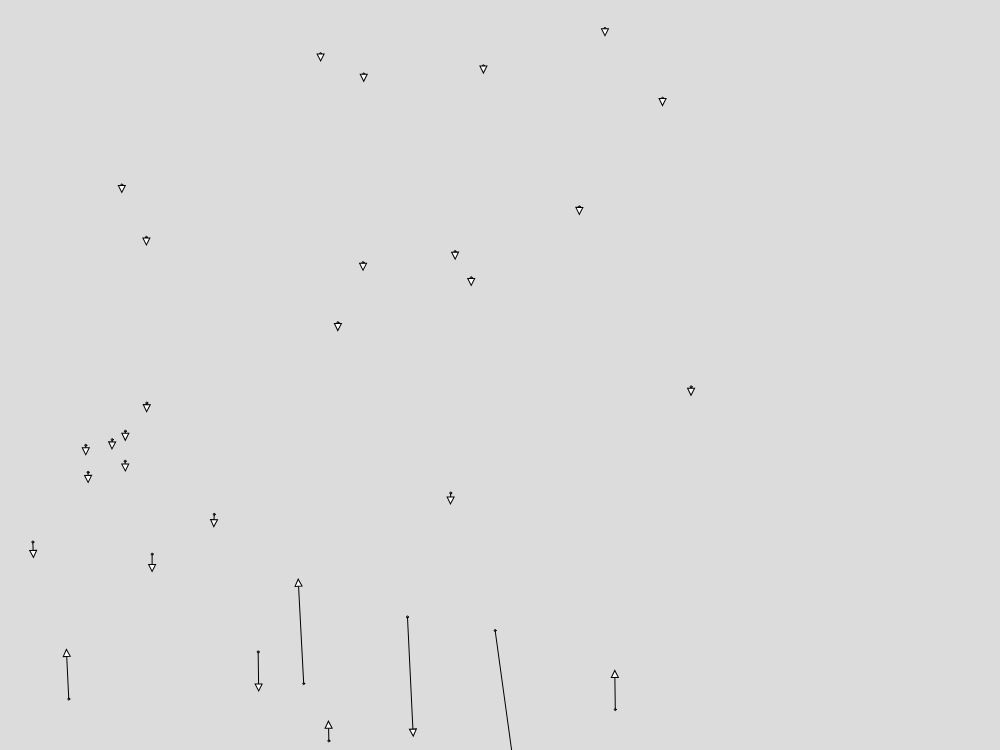
Frame 1 (no input)
Frame 60 (no input): blank canvas, image omitted
Frame 120 (the mouse pressed at the canvas centre since frame 60): blank canvas, image omitted

The p5.js sketch that drew this single still picture (run headless with seeded random() and noise() and a simulated clock; from frame 60 on, the mouse is pressed at the canvas centre):

// p5.js sketch
// ── sketch.js
const WIDTH = 1000;
const HEIGHT = 750;
const TOTAL_BODIES = 40;
const MIN_SPEED = -0.5;
const MAX_SPEED = 0.5;
const MIN_MASS = 10;
const MAX_MASS = 20;
const OUR_GRAVITATIONAL_CONSTANT = -1;
const DRAW_FORCE_VECTOR = true;

let bodies = [];
function setup() {
    createCanvas(WIDTH, HEIGHT);
    for (let i = 0; i < TOTAL_BODIES; i++) {
        bodies.push(new Body(OUR_GRAVITATIONAL_CONSTANT, random(MIN_MASS, MAX_MASS), random(0, WIDTH), random(0, HEIGHT), random(MIN_SPEED, MAX_SPEED), random(MIN_SPEED, MAX_SPEED)));
    }
}

function draw() {
    background(220);

    //appling force
    for (let i = 0; i < bodies.length; i++) {
        for (let j = 0; j < bodies.length; j++) {
            if (i == j) continue;
            bodies[i].apply_force(bodies[j]);
        }
    }

    //update and draw based on force applied
    for (let i = 0; i < bodies.length; i++) {
        bodies[i].update();

        circle(bodies[i].x, bodies[i].y, bodies[i].radius * 2);
            
        //draw arrow for force vector
        if (DRAW_FORCE_VECTOR) {
            let dx = bodies[i].fx;
            let dy = bodies[i].fy;
            let len = sqrt(dx * dx + dy * dy) * 1000;
            let angle = atan2(dy, dx);
            let arrowHead = (center, vec) => {
                push();
                translate(center.x, center.y);
                rotate(angle);
                line(0, 0, len, 0);
                let arrowSize = 7;
                translate(len, 0);
                triangle(0, arrowSize / 2, 0, -arrowSize / 2, arrowSize, 0);
                pop();
            }
            arrowHead({ x: bodies[i].x, y: bodies[i].y }, { dx, dy });
        }
    }

    //collision detection and handling
    for (let i = 0; i < bodies.length - 1; i++) {
        for (let j = i + 1; j < bodies.length; j++) {
            let d = sqrt((bodies[i].x - bodies[j].x) * (bodies[i].x - bodies[j].x) + (bodies[i].y - bodies[j].y) * (bodies[i].y - bodies[j].y));
            if (d < bodies[i].radius + bodies[j].radius) {
                bodies[i].collision(bodies[j]);
                bodies.splice(j, 1);
            }
        }
    }
}
// ── body.js
const G = -100;
class Body {
    constructor(mass, x, y, vx, vy) {
        this.mass = mass;
        this.radius = mass;
        this.x = x;
        this.y = y;
        this.velocity_x = vx;
        this.velocity_y = vy;
    }
    move() {
        this.x += this.velocity_x;
        this.y += this.velocity_y;
    }
    getData() {
        return {
            x: this.x,
            y: this.y,
            mass: this.mass
        }
    }
    apply_force(body) {
        let dx = this.x - body.x;
        let dy = this.y - body.y;
        // sqrt of dx dy
        let dist = sqrt(dx * dx + dy * dy);
        // force = G * m1 * m2 / d^2
        let force = G * this.mass * body.mass / (dist * dist);
        //find x and y component of force
        let fx = force * cos(atan2(dy, dx));
        let fy = force * sin(atan2(dy, dx));
        this.fx = fx;
        this.fy = fy;
        //f=ma, f=mv-mu, mv=f+mu, v=(f+mu)/m
        this.velocity_x = (fx + this.mass * this.velocity_x) / this.mass;
        this.velocity_y = (fy + this.mass * this.velocity_y) / this.mass;

        //console.log(this.fx, this.fy);
    }
    collision(body) {
        //the velocity assuming this the passed body is absorbed by current object
        this.mass+=body.mass;
                
        //pie*r^2 = pie*r1^2+pie*r2^2=>r^2 = r1^2+r2^2
        this.radius = sqrt(this.radius*this.radius+body.radius*body.radius);

        this.velocity_x = (this.mass*this.velocity_x+body.mass*body.velocity_x)/this.mass;
        this.velocity_y = (this.mass*this.velocity_y+body.mass*body.velocity_y)/this.mass;
    }
    update() {
        this.x =  this.x + this.velocity_x;
        this.y = this.y + this.velocity_y;
        return {
            x: this.x,
            y: this.y,
            mass: this.mass
        }
    }
}
